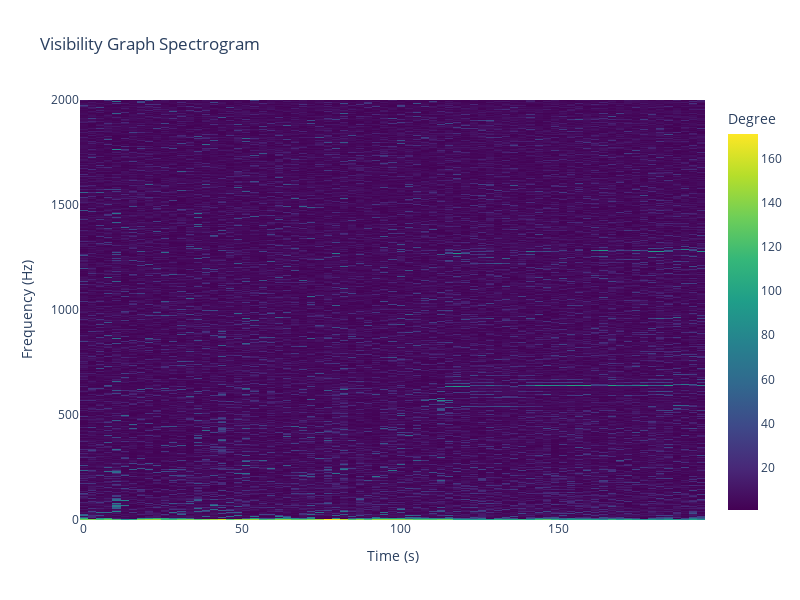

Write notebook code for a chart like this one.
### Code cell
_t = 20  # seconds
ix = np.argmin(np.abs(times - _t))

# visibility graph spectrogram for multiple times
S = Sxx_db[:, :ix]  # Downsample in time for faster computation
vgs = np.empty(S.shape, dtype=int)
for i in range(S.shape[1]):
    _, degree_seq = spectral_visibility_graph(S[:, i])
    vgs[:, i] = degree_seq

# plot visibility graph spectrogram
fig = go.Figure(data=go.Heatmap(z=vgs, x=times[::10], y=frequencies, colorscale=colorscale, colorbar=dict(title='Degree')))
fig.update_layout(title='Visibility Graph Spectrogram', xaxis_title='Time (s)', yaxis_title='Frequency (Hz)', width=800, height=600)
fig.show()

### Figure 1 — Plotly figure (JSON) as saved in the notebook; plotly's stock layout.template omitted (floating-point values rounded to 4 significant figures; data arrays with more than 128 entries replaced by an {"elided": "..."} marker saying what was removed)
{"data": [{"colorbar": {"title": {"text": "Degree"}}, "colorscale": [[0, "#440154"], [0.1111, "#482878"], [0.2222, "#3e4989"], [0.3333, "#31688e"], [0.4444, "#26828e"], [0.5556, "#1f9e89"], [0.6667, "#35b779"], [0.7778, "#6ece58"], [0.8889, "#b5de2b"], [1, "#fde725"]], "type": "heatmap", "x": [0.256, 2.816, 5.376, 7.936, 10.5, 13.06, 15.62, 18.18, 20.74, 23.3, 25.86, 28.42, 30.98, 33.54, 36.1, 38.66, 41.22, 43.78, 46.34, 48.9, 51.46, 54.02, 56.58, 59.14, 61.7, 64.26, 66.82, 69.38], "y": {"elided": "1025 float values"}, "z": {"elided": "1025x77 int values"}}], "layout": {"height": 600, "title": {"text": "Visibility Graph Spectrogram"}, "width": 800, "xaxis": {"title": {"text": "Time (s)"}}, "yaxis": {"title": {"text": "Frequency (Hz)"}}}}
